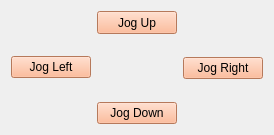
     <widget class="QWidget" name="layoutWidget">
      <property name="geometry">
       <rect>
        <x>90</x>
        <y>510</y>
        <width>241</width>
        <height>135</height>
       </rect>
      </property>
      <layout class="QGridLayout" name="gridLayout_4" rowstretch="0,0,0,0">
       <item row="3" column="1">
        <widget class="QPushButton" name="jog_down_button_3">
         <property name="styleSheet">
          <string notr="true">background-color: rgb(255, 170, 127);</string>
         </property>
         <property name="text">
          <string>Jog Down</string>
         </property>
        </widget>
       </item>
       <item row="0" column="0" rowspan="4">
        <widget class="QPushButton" name="jog_left_button_3">
         <property name="styleSheet">
          <string notr="true">background-color: rgb(255, 170, 127);</string>
         </property>
         <property name="text">
          <string>Jog Left</string>
         </property>
        </widget>
       </item>
       <item row="0" column="1">
        <widget class="QPushButton" name="jog_up_button_3">
         <property name="minimumSize">
          <size>
           <width>0</width>
           <height>23</height>
          </size>
         </property>
         <property name="styleSheet">
          <string notr="true">background-color: rgb(255, 170, 127);</string>
         </property>
         <property name="text">
          <string>Jog Up</string>
         </property>
        </widget>
       </item>
       <item row="1" column="2" rowspan="2">
        <widget class="QPushButton" name="jog_right_button_3">
         <property name="styleSheet">
          <string notr="true">background-color: rgb(255, 170, 127);</string>
         </property>
         <property name="text">
          <string>Jog Right</string>
         </property>
        </widget>
       </item>
      </layout>
     </widget>
